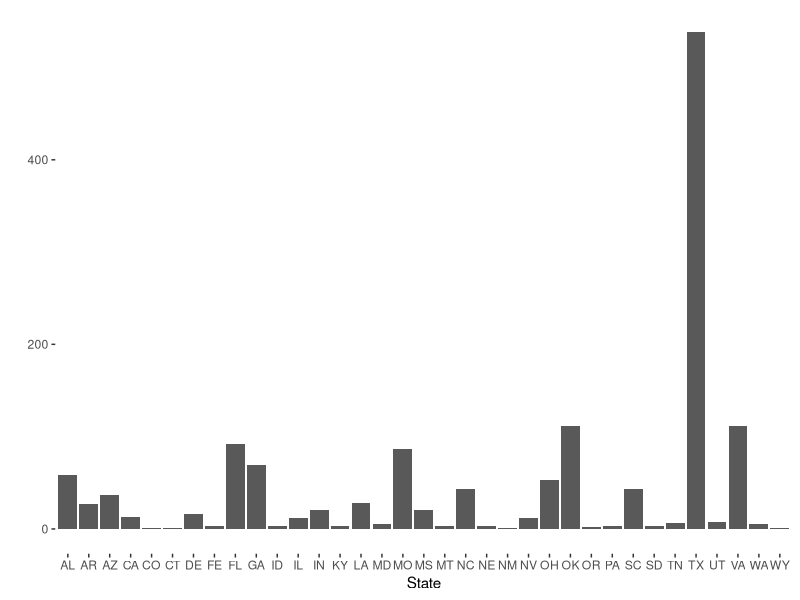
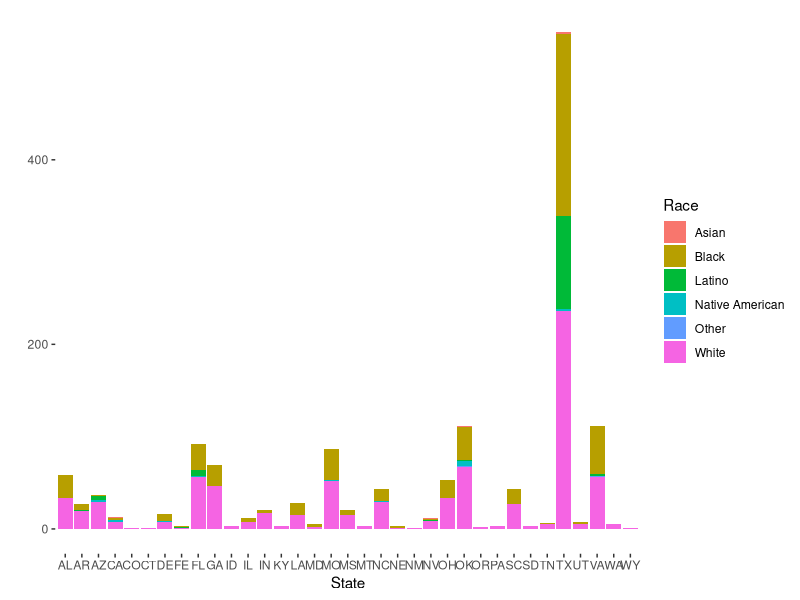
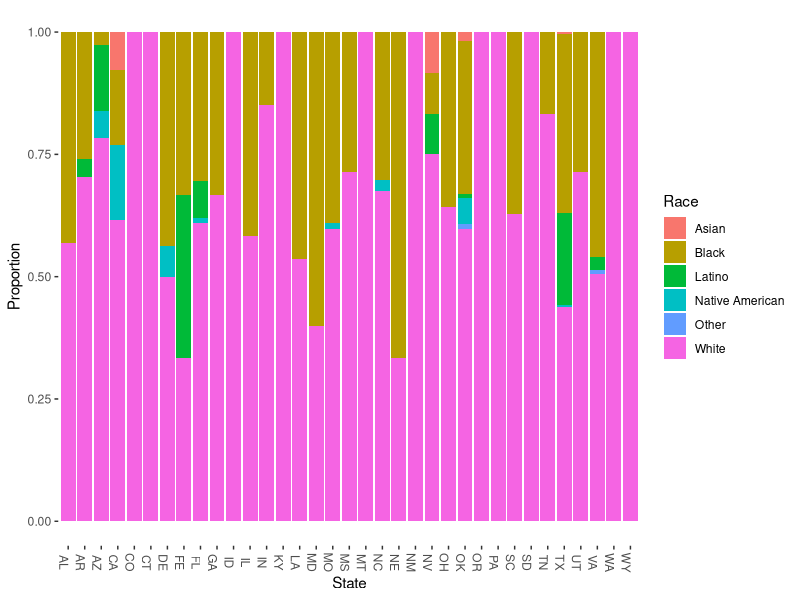
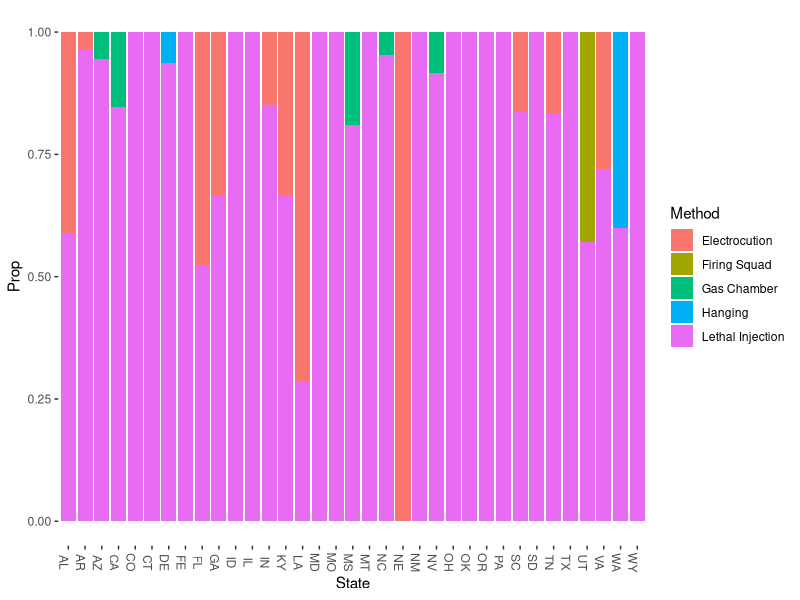

R code for these plots, in order:
## ---- chunk 1
###########################################################################
################# DON'T DELETE THIS PART!!!!!##############################
###########################################################################
                                                                          #
knitr::opts_chunk$set(echo = TRUE, message = FALSE, warning = FALSE)      #
                                                                          #
library(tidyverse)           #The tidyverse has all of our data tools     #
library(ggthemes)            #ggthemes makes our graphs look nicer        #
                                                                          # 
theme_set(                                #this sets the theme for all    #
  theme_tufte() +                         #plots that we make             #
  theme(text=element_text(family="sans"))                                 #
  )                                                                       #
                                                                          #
library(kableExtra)                                                                          #
                                                                          #
### Below is where you read and store your data.                          #
                                                                          #
deathPenaltyData <- read_csv("death penalty data.csv")
                                                                          #
                                                                          #
                                                                          #
############# ^ ################################# ^ #######################
############# | ## DON'T DELETE THIS PART!!!!!### | #######################
############# | ################################# | #######################
## ---- chunk 2
as.Date(deathPenaltyData$Date, 
        format="%m/%d/%Y") %>% 
        format("%Y") ->
        deathPenaltyData$Date

deathPenaltyData %>% head 




## ---- chunk 3
# Graph state:

qplot(State, data=deathPenaltyData)

#Let's examine the race dist in each state

qplot(State, data=deathPenaltyData, fill=Race)


## ---- chunk 4


deathPenaltyData %>% count(State, Race) %>% head

#compare to original:

deathPenaltyData %>% head


## ---- chunk 5

#let's use mutate to add a proportion column.  New data always goes to end

stateSummary <- deathPenaltyData %>%                    #look at challenge below!
  count(State, Race) %>% 
  group_by(State) %>% 
  mutate(Proportion = n/sum(n))   ##<- woah dude!  important!  sum(n) by category
  

## ---- chunk 6



qplot(x=State,                                     #challenge second part
      y=Proportion,
      data=stateSummary,
      geom = "col",                 #<--- note, col uses y for height of bar
      fill = Race) + theme(axis.text.x = element_text(angle=-90))





## ---- chunk 7
# count

deathPenaltyData %>% count(State, Method) %>%
                     group_by(State) %>%              #necessary!  need % in each state!
                     mutate(Prop = n/sum(n)) ->        #note, sum is by state, since group_by
                     methodStateSummary
#plot:

qplot(data=methodStateSummary,
      x=State,
      y=Prop,
      geom = "col",
      fill=Method)+ theme(axis.text.x = element_text(angle=-90))
